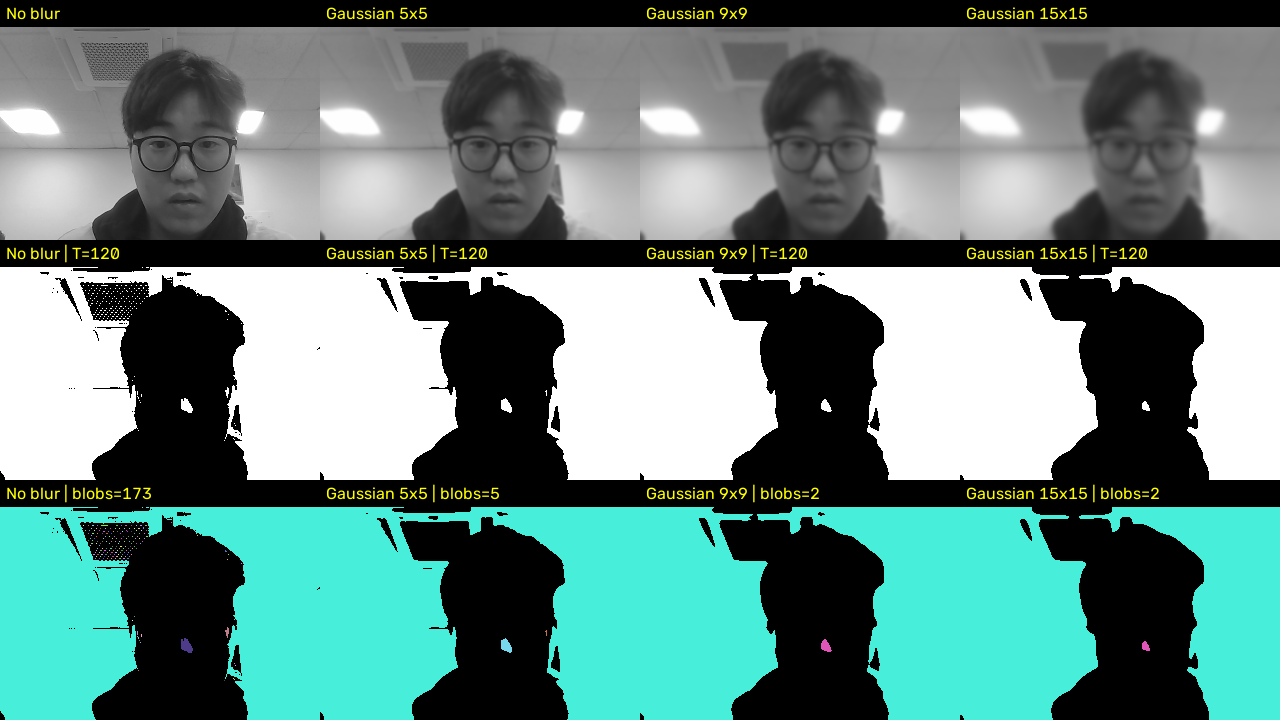
#> input picture Day9_1_Filtering/code/s1_2_capture/20261126_092744_all.png, 1280 x 720 px, given in place of the camera
$ python s5_webcam.py
#> lines starting #> are read from the running program, lines starting #| are printed output that depends on the picture; after the words box and inside, x2 and y2 are one past the last pixel; in counts of white or black regions, pixels touching at a corner belong together
import cv2


'''웹캠 준비'''
cap = cv2.VideoCapture(0)
if not cap.isOpened():
    print("카메라를 열 수 없다. 번호를 1로 바꿔 보거나 연결을 확인한다.")
    raise SystemExit


'''필터 목록(원본, 가우시안(5, 5), 중앙값(5), 양방향)'''
filters = {
    ord("1"): ("none", lambda g: g),
    ord("2"): ("gaussian5", lambda g: cv2.GaussianBlur(g, (5, 5), 0)),
    ord("3"): ("median5", lambda g: cv2.medianBlur(g, 5)),
    ord("4"): ("bilateral", lambda g: cv2.bilateralFilter(g, 9, 50, 9)),
}
name, func = filters[ord("1")]
blobs = 0

'''물체 확인'''
while True:
    ok, frame = cap.read()
#> frame is the input picture: shape (720, 1280, 3); mean B, G, R 129.2, 134.7, 102.8
    if not ok:
        break
    gray = cv2.cvtColor(cv2.resize(frame, (480, 360)), cv2.COLOR_BGR2GRAY)
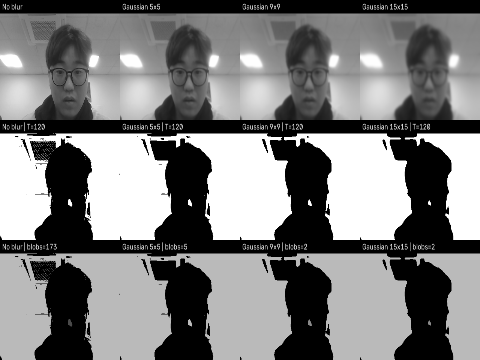
#> gray: shape (360, 480); min 0, max 255, mean 124.5
    f = func(gray)
    _, b = cv2.threshold(f, 0, 255, cv2.THRESH_BINARY_INV + cv2.THRESH_OTSU)
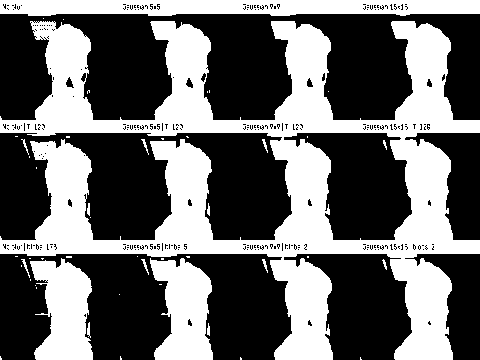
#> b: shape (360, 480); 41.5% white; 48 white regions (32 under 20 px), largest, box (x1, y1, x2, y2) and area: (0, 21, 480, 360) 55766, (0, 0, 480, 16) 6620, (150, 258, 213, 360) 4413
    blobs = cv2.connectedComponents(b)[0] - 1
#> blobs = 48
    view = cv2.cvtColor(cv2.hconcat([f, b]), cv2.COLOR_GRAY2BGR)
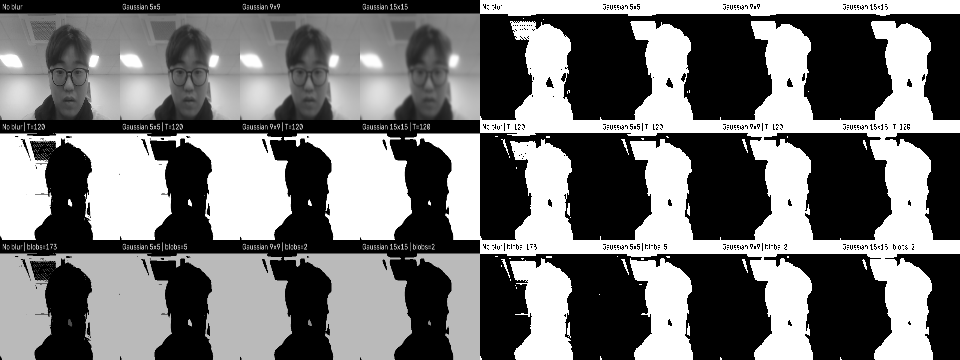
#> view: shape (360, 960, 3); min 0, max 255, mean 115.2
    cv2.putText(view, f"{name}  blobs {blobs}  (1-4: filter, q: quit)", (10, 30), cv2.FONT_HERSHEY_SIMPLEX, 0.7, (0, 0, 255), 2)
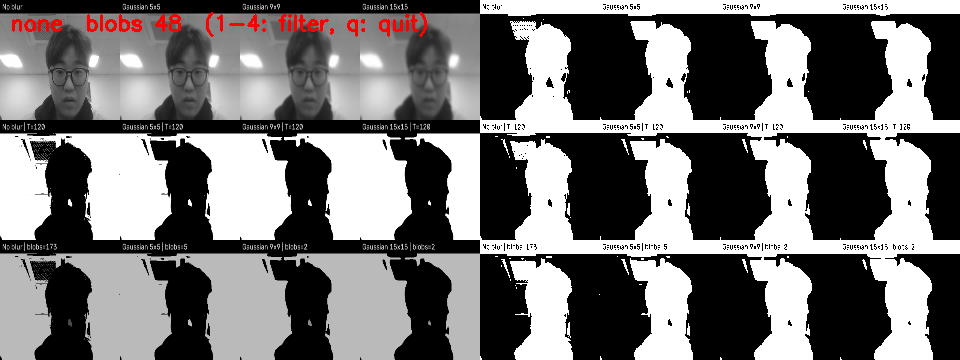
#> view: shape (360, 960, 3); 0.67% of pixels changed, all inside (x1, y1, x2, y2) = (12, 12, 427, 37)
    cv2.imshow("filter", view)
    key = cv2.waitKey(1) & 0xFF
#> (key q is pressed here)
    if key in filters:
        name, func = filters[key]
    elif key == ord("q"):
        break

print("마지막 필터:", name, " 덩어리 수:", blobs)
#| 마지막 필터: none  덩어리 수: 48
cap.release()
cv2.destroyAllWindows()

$ run again, on Day9_1_Filtering/code/s1_2_capture/20261126_092744_gauss15x15_blobs.png
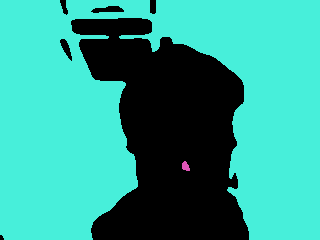
#> input picture Day9_1_Filtering/code/s1_2_capture/20261126_092744_gauss15x15_blobs.png, 320 x 240 px, given in place of the camera
#> frame is the input picture: shape (240, 320, 3); mean B, G, R 145.4, 159.3, 47.5
#> `_, b = cv2.threshold(f, 0, 255, cv2.THRESH_BINARY_INV + cv2.THRESH_OTSU)`:
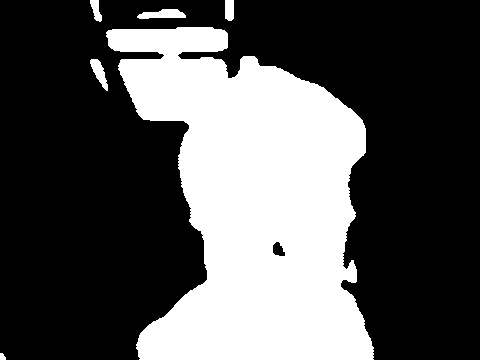
#> b: shape (360, 480); 33.2% white; 6 white regions, box (x1, y1, x2, y2) and area: (106, 27, 374, 360) 56448, (137, 9, 186, 19) 339, (90, 59, 108, 91) 270, (225, 0, 234, 21) 181, (90, 0, 102, 22) 158, (0, 353, 6, 360) 34
#> blobs = 6
#> `cv2.putText(view, f"{name}  blobs {blobs}  (1-4: filter, q: quit)", (1..`:
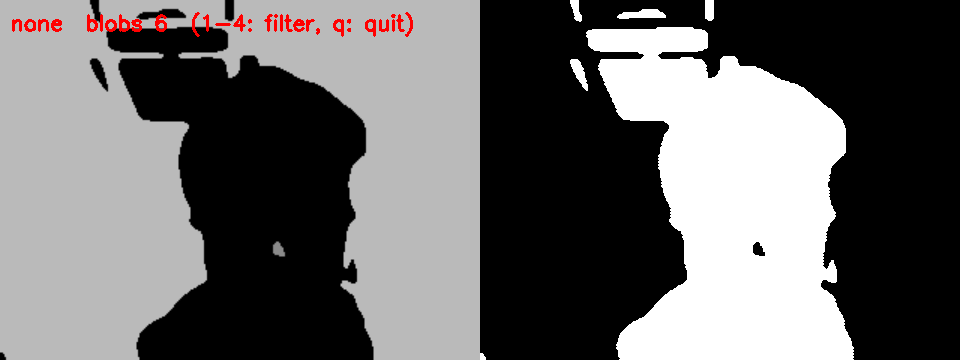
#> view: shape (360, 960, 3); mean B, G, R 103.3, 103.3, 104.9
#| 마지막 필터: none  덩어리 수: 6
